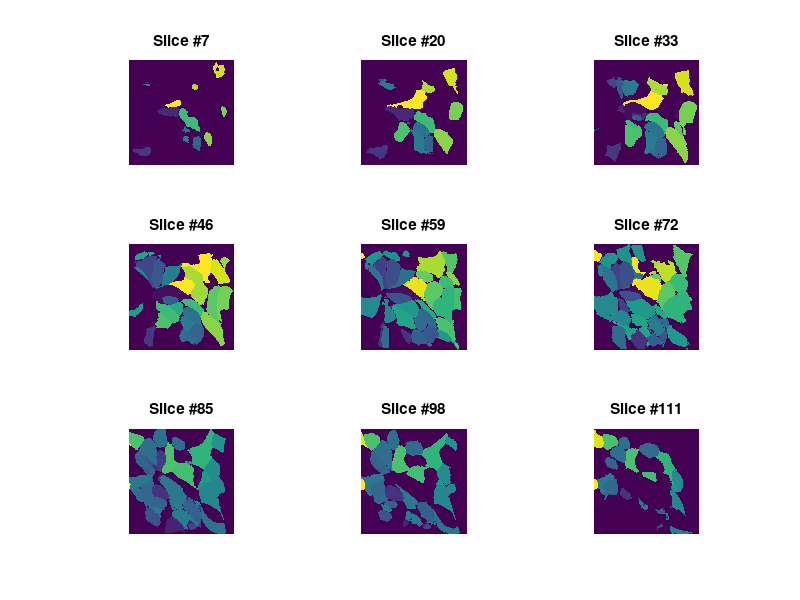

Recreate this plot in MATLAB. (Note: this script raises an error after producing the figure.)
%% This code is designed to identify bioarchitectural parameters that shape 
%% the internal and spatial organization of tumours.
%% 
%% This code contains 3 tutorials:
%% 
%% - "test_cells_alignement.m": In this tutorial, each cell is characterized 
%% using its main axis. To this end, a Principal Component Analysis (PCA) is 
%% applied on the voxel coordinates within the segmented mask of a structure 
%% of interest. The main axes of cells is used to calculate the best 2D 
%% “alignment plane” (in the least-squares sense: the sum of squared differences 
%% is minimized between the observed main axes of cells, and the fitted value 
%% provides by a 2D plane equation). Angles between the main axis of each 
%% cell and the alignment plane are then calculated.
%% 
%% - "test_cells_polarisation.m": In this tutorial, each cell is characterized 
%% using its main axis. To this end, a Principal Component Analysis (PCA) is 
%% applied on the voxel coordinates within the segmented mask of a structure 
%% of interest. 3D virtual rays are emitted by each cell along its main axis 
%% in both directions (the ray radius is a user-defined input parameter for 
%% the algorithm). The accumulated beam intensity is then calculated on a 
%% voxel-by-voxel basis.
%% 
%% - 'test_volume_versus_vessel.m': In this tutorial, the size of different 
%% cell components is compared to the distance to a blood capillary.
%% 
%% This code has been written by Baudouin Denis de Senneville.
%% Institut de Mathématiques de Bordeaux, 
%% UMR 5231 CNRS,
%% Université de Bordeaux 351, cours de la Libération - F 33 405 TALENCE
%% 
%% This code was developed under the commercial software Matlab ©1994-2021 
%% The MathWorks, Inc.
%% 
%% Please cite the following paper if you are using this code:
%% 
%% Baudouin Denis de Senneville, Fatma Zohra Khoubai, Marc Bevilacqua, 
%% Alexandre Labedade, Kathleen Flosseau, Christophe Chardot, Sophie 
%% Branchereau, Jean Ripoche, Stefano Cairo, Etienne Gontier, 
%% Christophe F. Grosset,  Deciphering Tumour Tissue Organization by 3D 
%% Electron Microscopy and machine learning, bioRxiv 2021.06.15.446847; 
%% doi: https://doi.org/10.1101/2021.06.15.446847. 
%% https://www.biorxiv.org/content/10.1101/2021.06.15.446847v1.abstract

clc
close all;
clear all;

%% Load cell labels
load('./segmentation_data/label_cells.mat');
[dimx,dimy,dimz] = size(mask_cells);

%% Display cell labels
delta_display_slice = floor(dimz/9);
subplotNb = 1;
for num_slice=round(delta_display_slice/2):delta_display_slice:dimz-round(delta_display_slice/2)
    figure(1);
    subplot(3,3,subplotNb)
    imagesc(squeeze(mask_cells(:,:, num_slice))'); axis off; axis image;
    title(strcat('Slice #',int2str(num_slice)));
    subplotNb = subplotNb+1;
end
pause(0.1);

%% Compute the label Id of each cell
label_Id = unique(mask_cells(:));

%% Remove the background label
label_Id(label_Id==0) = [];

%% Get the number of cell
nb_cells = numel(label_Id);

%% Compute the eigen vector and gravity center of each cell
for i = 1:nb_cells
    
    fprintf('Computing eigenvector and gravity center of cell %d/%d\n',i,nb_cells);
    
    %% Get the mask of the current working ROI
    idx = find(mask_cells==label_Id(i));
    
    num_roi_cur = num_roi_cur+1;
    
    %% Get the mask of the current cell
    idx = find(mask_cells==label_Id(i));    
    current_mask_cell = false(dimx,dimy,dimz);
    current_mask_cell(idx) = true;
    
    %% Compute gravity center coordinate (in voxels)
    gravity_center_x = 0; gravity_center_y = 0; gravity_center_z = 0; count = 0;
    for z=1:dimz
        if (max(max(current_mask_cell(:,:,z)))>0)
            for y=1:dimy
                if (max(max(current_mask_cell(:,y,z)))>0)
                    for x=1:dimx
                        if (current_mask_cell(x,y,z)>0)
                            gravity_center_x = gravity_center_x + x;
                            gravity_center_y = gravity_center_y + y;
                            gravity_center_z = gravity_center_z + z;
                            count = count + 1;
                        end
                    end
                end
            end
        end
    end
    gravity_center(:,i) = [gravity_center_x/count, gravity_center_y/count, gravity_center_z/count];
    
    %% Compute eigen vectors of the current cell
    var_for_pca = [];
    for z=1:dimz
        for y=1:dimy
            for x=1:dimx
                if (current_mask_cell(x,y,z)>0)
                    var_for_pca(:,end+1) = [ x, y, z ];
                end
            end
        end
    end
    [coeff,score,latent] = pca(var_for_pca');    
    
    %% Store the eigen vector of the current cell
    cell_eigen_vec(:,:,i) = coeff;
    
    clear var_for_pca;
    clear current_mask_cell;
    
end

%% Compute cumulated ray map
ray_cumul_map = zeros(dimx,dimy,dimz);
ray_radius = round(0.1*dimx); 
ray_length = 0.2;
ray_precision = 100; %% Number of observed location for each ray

%% Loop over each ray
for num_ray = 1:nb_cells
    
    fprintf('Cumulating ray %d/%d\n',num_ray,nb_cells);
    
    %% Initialize the current ray map
    ray_map = zeros(dimx,dimy,dimz);
    
    %% Compute ray tips
    radius_size = ray_length*[dimx,dimy,dimz]'.*squeeze(cell_eigen_vec(:,1,num_ray));
    P1 = gravity_center(:,num_ray)-radius_size;
    P2 = gravity_center(:,num_ray)+radius_size;
    
    %% Compute ray path (observed locations)
    for i=1:ray_precision
        ray_path_X(i) = P1(1)+(P2(1)-P1(1))*i/ray_precision;
        ray_path_Y(i) = P1(2)+(P2(2)-P1(2))*i/ray_precision;
        ray_path_Z(i) = P1(3)+(P2(3)-P1(3))*i/ray_precision;
    end
    ray_path_X = round(ray_path_X);
    ray_path_Y = round(ray_path_Y);
    ray_path_Z = round(ray_path_Z);
    
    %% Define a brush to draw the ray path
    [X,Y,Z] = meshgrid(1:2*ray_radius,1:2*ray_radius,1:2*round(ray_radius));
    my_brush = (ray_radius-sqrt((X-ray_radius).^2+(Y-ray_radius).^2+(Z-ray_radius).^2))/ray_radius;
    my_brush(find(my_brush<=0)) = 0;
    
    %% Draw the ray path using the brush
    for i=1:numel(ray_path_X)
        min_x = ray_path_X(i)-ray_radius;
        max_x = ray_path_X(i)+ray_radius-1;
        min_y = ray_path_Y(i)-ray_radius;
        max_y = ray_path_Y(i)+ray_radius-1;
        min_z = ray_path_Z(i)-round(ray_radius)+1;
        max_z = ray_path_Z(i)+round(ray_radius);
        delta_minX = 0;
        if (min_x<1)
            delta_minX = 1-min_x; min_x = 1;
        end
        delta_minY = 0;
        if (min_y<1)
            delta_minY = 1-min_y; min_y = 1;
        end
        delta_minZ = 0;
        if (min_z<1)
            delta_minZ = 1-min_z; min_z = 1;
        end
        delta_maxX = 0;
        if (max_x>dimx)
            delta_maxX = max_x-dimx; max_x = dimx;
        end
        delta_maxY = 0;
        if (max_y>dimy)
            delta_maxY = max_y-dimy; max_y = dimy;
        end
        delta_maxZ = 0;
        if (max_z>dimz)
            delta_maxZ = max_z-dimz; max_z = dimz;
        end
        
        aux = ray_map(min_x:max_x,min_y:max_y,min_z:max_z);
        my_brush_crop = my_brush(delta_minX+1:end-delta_maxX,delta_minY+1:end-delta_maxY,delta_minZ+1:end-delta_maxZ);
        index = find(aux<=my_brush_crop);
        aux(index) = my_brush_crop(index);
        ray_map(min_x:max_x,min_y:max_y,min_z:max_z) = aux;
    end
    
    %% Cumul current ray map
    ray_cumul_map = ray_cumul_map + ray_map;
    
end

%% Save RST map
subplotNb = 1;
for num_slice=round(delta_display_slice):delta_display_slice:dimz
    figure(2);
    subplot(3,3,subplotNb)
    imagesc(squeeze(ray_cumul_map(:,:,num_slice))',[0,max(ray_cumul_map(:))]); axis off; axis image;
    mask_slice = mask_cells(:,:,num_slice);
    region_id_cells = unique(mask_cells(:));
    for i = 1:nb_cells
        
        working_mask = false(size(mask_slice));
        idx = find(mask_slice==label_Id(i));
        if (numel(idx)>0)
            working_mask(idx) = true;
            hold on
            visboundaries(working_mask','LineStyle',':','LineWidth',0.2,'Color','k');
        end
    end
    working_mask = false(size(mask_slice));
    working_mask(2:end-1,2:end-1) = true;
    visboundaries(working_mask','LineStyle','-','LineWidth',1,'Color','k');
    subplotNb = subplotNb+1;
    pause(0.1);
end
